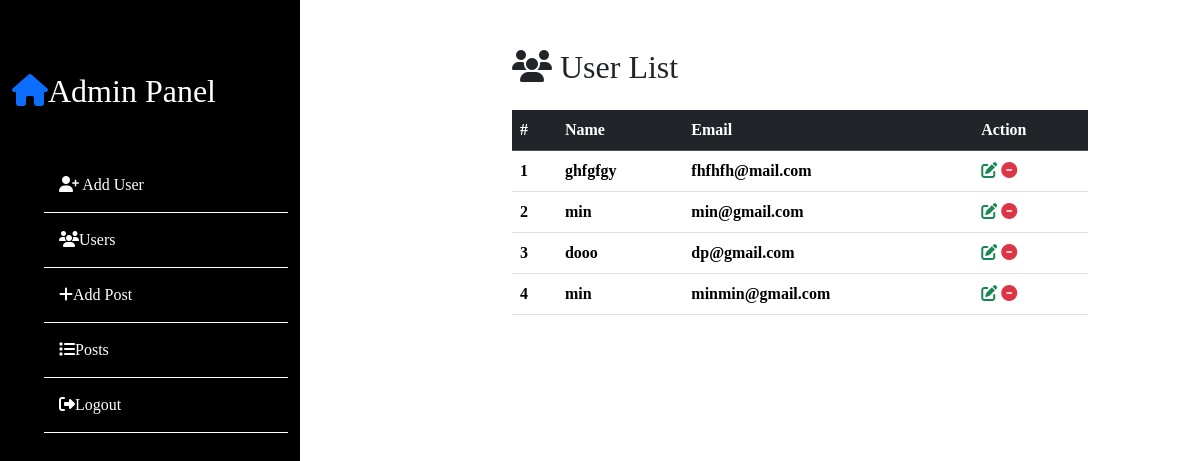
Page /views/backends/admin.php?page=users (signed in) on the earlier database version.
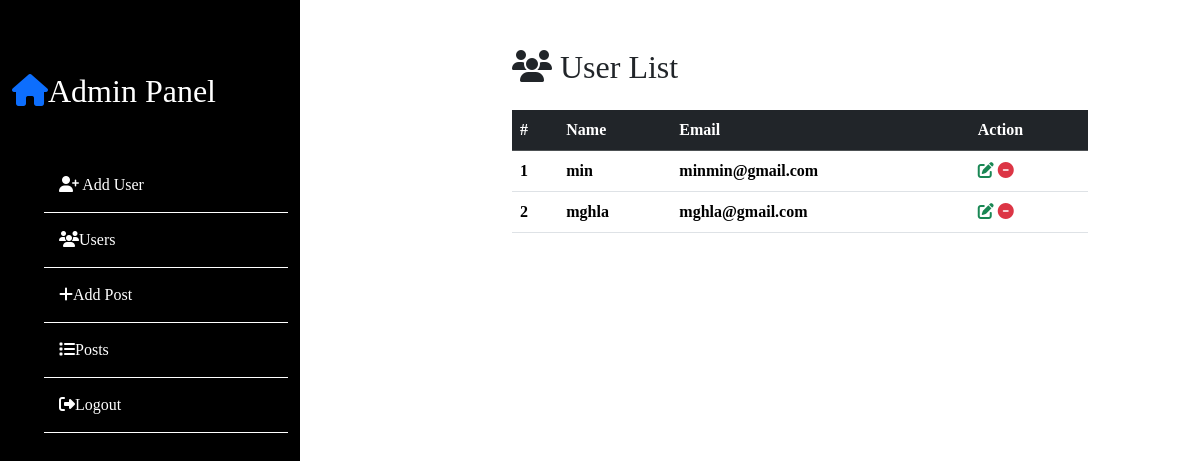
Same page on the later database version.
### tables this page shows
CREATE TABLE `users` (
  `id` int(11) NOT NULL,
  `username` varchar(255) NOT NULL,
  `email` varchar(255) NOT NULL,
  `password` varchar(255) NOT NULL,
  `created_at` timestamp NOT NULL DEFAULT current_timestamp(),
  `updated_at` timestamp NOT NULL DEFAULT current_timestamp()
);

### app/User.php (called while the page is built, shortened)
<?php
class User{
	private $conn;
	public function __construct($connection){
		$this->conn = $connection;
	}
	public function getAll(){
		try{
				$status=$this->conn->prepare("SELECT * FROM users");
				$status->execute();
				$users=$status->fetchAll(PDO::FETCH_ASSOC);
				return $users;
		}catch(Exception $e){
		}
	}
}
 ?>

### views/backends/users/users.php (the view, shortened to what this page needs)
<div class="col-md-6 offset-md-2">
	<h2 class="mt-5"><i class="fa-solid fa-users"></i>
		User List
	</h2>
	<table class="table mt-4">
		<thead class="table-dark">
			<tr>
				<th>#</th>
				<th>Name</th>
				<th>Email</th>
				<th>Action</th>
			</tr>
		</thead>
		<tbody>
			<?php
			$no = 1;
			 foreach ($users as $userData) { ?>
			 	<tr>
			 		<th>
			 			<?php echo $no ?>
			 		</th>
			 		<th><?php echo $userData["username"] ?></th>
			 		<th><?php echo $userData["email"] ?></th>
			 		<th><a href="admin.php?page=edit&id=<?php echo $userData["id"]?>" class="text-success"><i class="fa-solid fa-pen-to-square"></i></a>
			 			<a href="admin.php?page=delete&id=<?php echo $userData["id"]?>" class="text-danger"><i class="fa-solid fa-circle-minus"></i></a>
			 		</th>
			 	</tr>
			 <?php
			 $no++;
			 }
			?>
		</tbody>
	</table>
</div>

### views/backends/header.php (shortened to what this page needs)
<!DOCTYPE html>
<html>
<head>
	<link rel="stylesheet" href="../../assets/css/bootstrap.css">
	<link rel="stylesheet" type="text/css" href="../../assets/css/admin.css">
	<link rel="stylesheet" href="https://cdnjs.cloudflare.com/ajax/libs/font-awesome/6.5.1/css/all.min.css"  />
</head>
<body>
	<div class="container-fluid">
		<div class="row">
</body>

### views/backends/sidebar.php (shortened to what this page needs)
<!DOCTYPE html>
<html>
<head>
</head>
<body>
<div class="col-md-3 pt-5" id="sidebar">
 		<h2 class="pt-4"><a href="../../index.php"><i class="fa-solid fa-house"></i></a>Admin Panel</h2>
 		<ul class="sider-list mt-5">
 			<li><i class="fa-solid fa-user-plus"></i><a href="">
 				<a href="admin.php?page=addUser">Add User</a>
 				</li>
 			<li><i class="fa-solid fa-users"></i><a href="admin.php?page=users">Users</a></li>
 			<li><i class="fa-solid fa-plus"></i><a href="admin.php?page=post">Add Post</a></li>
 			<li><i class="fa-solid fa-list"></i><a href="admin.php?page=posts">Posts</a></li>
 			<li><i class="fa-solid fa-right-from-bracket"></i><a href="../../controllers/LoginController.php?action=logout">Logout</a></li>
 		</ul>
 </div>
</body>
</html>

### views/backends/admin.php (shortened to what this page needs)
<?php
	include "header.php";
	include "sidebar.php";
  include "../../app/User.php";
    $db=new DB();
    $connection =$db->connect();
    $user=new User($connection);
    $postDB=new Post($connection);
  if(isset($_GET['page'])){
    $page=$_GET['page'];
    if($page=="addUser"){
      include "users/addUser.php";
    }elseif ($page=="users") {
        $users=$user->getAll();
      include "users/users.php";
    }elseif($page=="edit"){
      $userId = $_GET['id'];
      $userData = $user->getUserById($userId);
      include "users/userEdit.php";
    }elseif($page=="delete"){
       $userId = $_GET['id'];
       $user->delete($userId);
       $_SESSION['expire']=time();
       $_SESSION['status'] = "User Deleted successufully.";
       header("Location:".$_SERVER['HTTP_REFERER']);
    }elseif($page=="post_delete"){
      $postId = $_GET['id'];
      $postDB->delete($postId);
      $_SESSION['expire']=time();
      $_SESSION['status'] = "Post deleted successufully.";
      header("Location:".$_SERVER['HTTP_REFERER']);
    }
    elseif($page=="post"){
      include "posts/addPost.php";
    }elseif($page=='posts'){
      $postList=$postDB->getAll();
      include "posts/posts.php";
    }elseif($page=='post_edit'){
      $postId=$_GET['id'];
      $post=$postDB->getPostById($postId);
      include "posts/postEdit.php";
    }
  }
 ?>
 <?php
	include "footer.php";
 ?>

### views/backends/footer.php (shortened to what this page needs)
<body>
</body>
</html>

### assets/css/admin.css (style rules this page uses)
body { font-family: Cambria; }
#sidebar { background-color: black; color: white; min-height: 1000px; }
.sider-list { list-style-type: none; }
.sider-list li { padding: 15px; border-bottom: 1px solid white; }
.sider-list li a { color: white; text-decoration: none; }

Differences in the rows shown:
removed users: username "ghfgfgy", email "fhfhfh@mail.com"
removed users: username "min", email "min@gmail.com"
removed users: username "dooo", email "dp@gmail.com"
added users: username "mghla", email "mghla@gmail.com"
